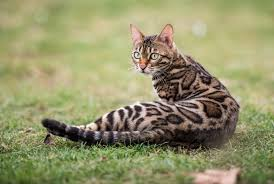
#> input picture Imagens para teste/gato2.jpeg, 274 x 184 px
$ jupyter execute --allow-errors reading_images_png.ipynb   (shell and % lines are left out)
#> lines starting #> are read from the running program, lines starting #| are printed output that depends on the picture
### Baixando a biblioteca OpenCv

[cell 1]
import numpy

[cell 2]
#importando a biblioteca

import cv2
from PIL import Image
import numpy as np
import matplotlib.pyplot as plt

[cell 3]
img = cv2.imread('Imagens para teste/gato2.jpeg')
#> img is the input picture: shape (184, 274, 3); mean B, G, R 106.9, 147.7, 148.8
#> (the rest of this cell did not finish here and is left out)

#### Convertendo para escala gray scale

[cell 4]
img_gray = cv2.cvtColor(img, cv2.COLOR_BGRA2GRAY)
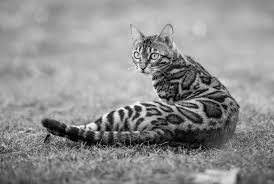
#> img_gray: shape (184, 274); min 0, max 253, mean 143.4
img_gray


$ run again, with Imagens para teste/gato1.jpeg copied over Imagens para teste/gato2.jpeg
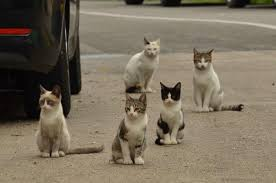
#> input picture Imagens para teste/gato1.jpeg, 276 x 183 px
#> img is the input picture: shape (183, 276, 3); mean B, G, R 93.3, 110.7, 121.6
#> `img_gray = cv2.cvtColor(img, cv2.COLOR_BGRA2GRAY)`:
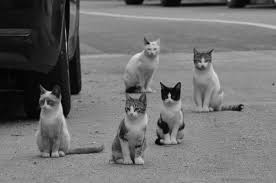
#> img_gray: shape (183, 276); min 0, max 238, mean 112

$ run again, with Imagens para teste/cachorros.jpeg copied over Imagens para teste/gato2.jpeg
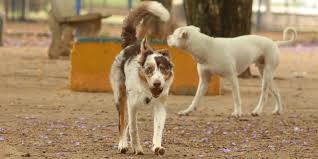
#> input picture Imagens para teste/cachorros.jpeg, 318 x 159 px
#> img is the input picture: shape (159, 318, 3); mean B, G, R 98, 134.3, 162.2
#> `img_gray = cv2.cvtColor(img, cv2.COLOR_BGRA2GRAY)`:
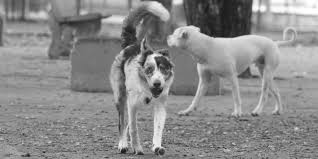
#> img_gray: shape (159, 318); min 20, max 255, mean 138.5

$ run again, with Imagens para teste/caramelo.jpeg copied over Imagens para teste/gato2.jpeg
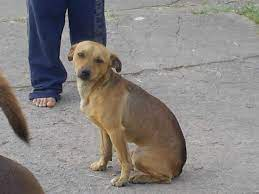
#> input picture Imagens para teste/caramelo.jpeg, 259 x 194 px
#> img is the input picture: shape (194, 259, 3); mean B, G, R 128.9, 131.6, 136.1
#> `img_gray = cv2.cvtColor(img, cv2.COLOR_BGRA2GRAY)`:
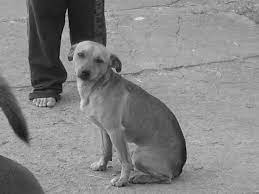
#> img_gray: shape (194, 259); min 1, max 230, mean 132.6
